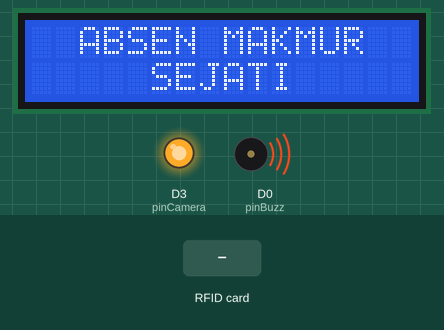
A sketch run on a simulated ESP8266 (NodeMCU). Parts: 16×2 character LCD, output pins drawn as LEDs (lit = HIGH), buzzer (waves = sounding, pin HIGH). The inputs (shaded band) are chosen by the test bench. WiFi joins after 1.5 s; servers stay silent unless stated; uploads are accepted with an empty reply; what the sketch prints to the serial monitor is not drawn.

Above: at 1.1 s.
At 6.8 s:
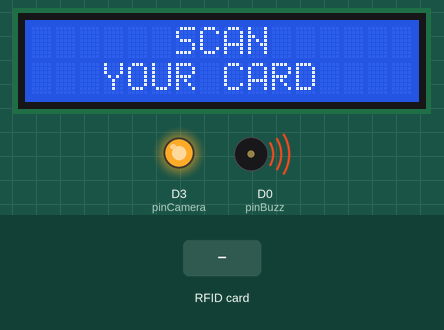
6.9 s: RFID card 5E 7A 19 C4 held to the reader
At 7.3 s:
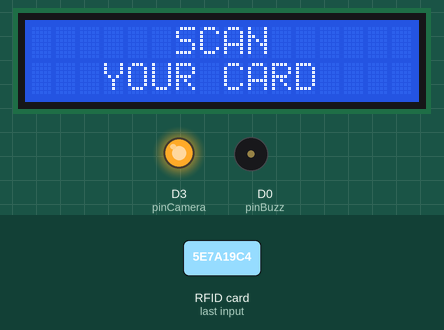
At 9.4 s:
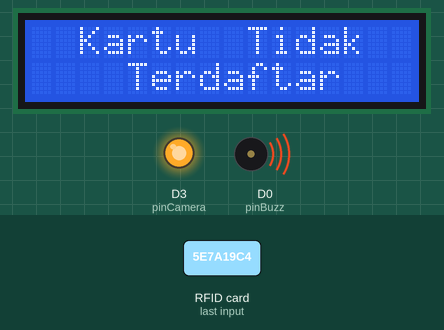
Timing chart, 0 to 10.9 s (numbered marks = the images above; inputs shaded):
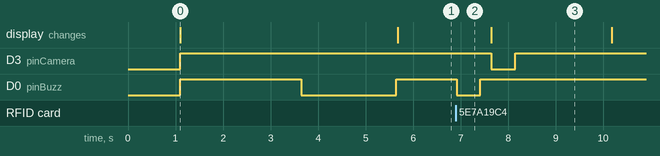

Measured:
- after the input at 6.9 s, D3 (pinCamera): HIGH → LOW after 0.75 s, → HIGH 0.50 s later; D0 (pinBuzz): HIGH → LOW at once, → HIGH 0.50 s later
- what the display in image 0 shows lasts 4.6 s, from 1.1 s to 5.7 s

The sketch:

final1.ino
```cpp
#include <SPI.h>
#include <MFRC522.h>
#include <ESP8266WiFi.h>
#include <WiFiClient.h>
#include <ESP8266WebServer.h>
#include <ESP8266HTTPClient.h>
#include <LiquidCrystal_I2C.h>
#include "StringSplitter.h"

const char *ssid = "Monitor";
const char *password = "monitor2021";


constexpr uint8_t RST_PIN = D4;
constexpr uint8_t SS_PIN   =D8;

int lcdColumns = 16;
int lcdRows = 2;

LiquidCrystal_I2C lcd(0x27, lcdColumns, lcdRows);

MFRC522 rfid(SS_PIN, RST_PIN);
MFRC522::MIFARE_Key key;

byte nuidPICC[4];
WiFiClient wifiClient;

const int pinBuzz=D0;
const int pinCamera=D3;

void setup() {

  delay(1000);
  Serial.begin(115200);

  lcd.init();
  lcd.backlight();

  lcd.setCursor(0,0);
  lcd.print("  ABSEN MAKMUR  ");

  lcd.setCursor(0, 1);
  lcd.print("     SEJATI     ");

  pinMode(pinCamera,OUTPUT);
  digitalWrite(pinCamera,HIGH);

  pinMode(pinBuzz,OUTPUT);
  digitalWrite(pinBuzz,HIGH);

  WiFi.mode(WIFI_OFF);        //Prevents reconnection issue (taking too long to connect)
  delay(1000);
  WiFi.mode(WIFI_STA);        //This line hides the viewing of ESP as wifi hotspot

  WiFi.begin(ssid, password);     //Connect to your WiFi router
  Serial.println("");

  Serial.print("Connecting");
  // Wait for connection
  while (WiFi.status() != WL_CONNECTED) {
    delay(500);
    Serial.print(".");
  }

  //If connection successful show IP address in serial monitor
  Serial.println("");
  Serial.print("Connected to ");
  Serial.println(ssid);
  Serial.print("IP address: ");
  Serial.println(WiFi.localIP());  //IP address assigned to your ESP
  SPI.begin();
  rfid.PCD_Init();
  digitalWrite(pinBuzz,LOW);
  delay(2000);
  digitalWrite(pinBuzz,HIGH);
  Serial.println("Redy");
  lcd.clear();
  lcd.setCursor(0,0);
  lcd.print("      SCAN      ");

  lcd.setCursor(0, 1);
  lcd.print("   YOUR CARD    ");
}

void loop() {


  // Look for new cards
  if ( ! rfid.PICC_IsNewCardPresent())
    return;

  // Verify if the NUID has been readed
  if ( ! rfid.PICC_ReadCardSerial())
    return;

    String content= "";

    for (byte i = 0; i < 4; i++) {
    content +=
      (rfid.uid.uidByte[i] < 0x10 ? "0" : "") +
      String(rfid.uid.uidByte[i], HEX) +
      (i != rfid.uid.size - 1 ? "" : "");

    }
  content.trim();
  content.toUpperCase();

  digitalWrite(pinBuzz,LOW);
  delay(500);
  digitalWrite(pinBuzz,HIGH);

  HTTPClient http;

  String getData, Link;

  getData = "?Data='" + content + "'";
  Link = "http://lab-android.com/MakmurSejati/esp.php" + getData;
  http.begin(wifiClient,Link);

  int httpCode = http.GET();
  String payload = http.getString();

  lcd.clear();
  if(payload.length()){
    lcd.setCursor(0,0);
    lcd.print(" Absen Berhasil ");

    lcd.setCursor(4,1);
    lcd.print(payload);
  }else{
    lcd.setCursor(0,0);
    lcd.print("  Kartu  Tidak  ");

    lcd.setCursor(0,1);
    lcd.print("    Terdaftar   ");
  }


  digitalWrite(pinCamera,LOW);
  delay(500);
  digitalWrite(pinCamera,HIGH);

  delay(2000);
  http.end();

  rfid.PICC_HaltA();

  rfid.PCD_StopCrypto1();
  Serial.println("Redy");
  lcd.setCursor(0,0);
  lcd.print("      SCAN      ");

  lcd.setCursor(0, 1);
  lcd.print("   YOUR CARD    ");
}
```
